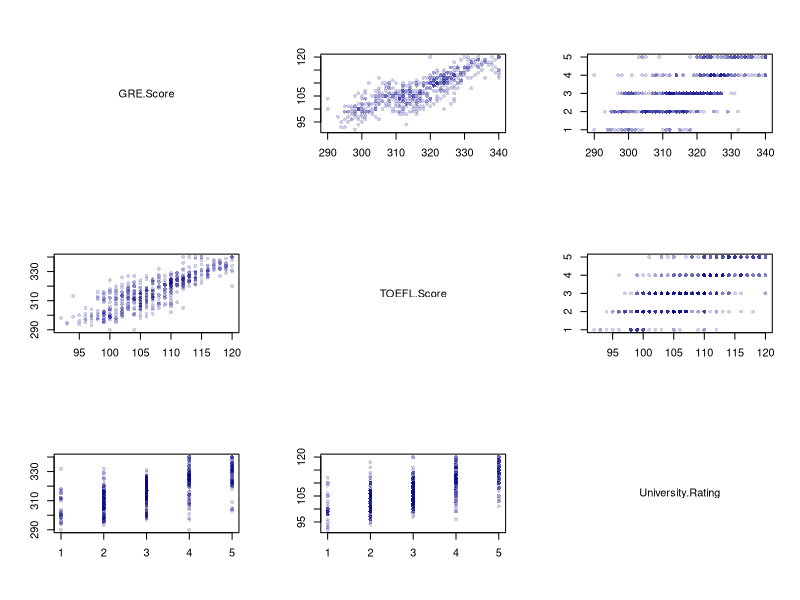

Reproduce this figure in R. (Note: this script raises an error after producing the figure.)
## ---- chunk 1
knitr::opts_chunk$set(echo = TRUE)
## ---- chunk 2


data <- read.csv(file = './data/admission.csv',sep=',')


head(data,5)

## ---- chunk 3
library(scales)

n_features = length( names(data))
print(n_features)
par(mfrow=c(3,3))

for (xlabel in names(data)[2:4]) {
  for (ylabel in  names(data)[2:4]) {
    if(xlabel != ylabel) {

      x = data[[xlabel]]
      y = data[[ylabel]]
     # print(x)
      plot(x,y,xlab = '',ylab = '',type = "p",col=alpha('darkblue', 0.2),pch =16,cex=0.8)
    } else{
     plot(x = 0:10, y = 0:10, ann = F,bty = "n",type = "n",
     xaxt = "n", yaxt = "n")
      text(x = 5,y = 5,xlabel)
      
    }


}

}


## ---- chunk 4
library(scales)
xlabel = 'age'
ylabel = 'platelets'
x <- data$age
y <- data$platelets
plot(x,y,xlab = xlabel,ylab = ylabel,type = "p",col=alpha('darkblue', 0.2),pch =16,cex=0.8)

## ---- chunk 5
n = length(unique(x))

spline_A <- smooth.spline(x,y,df = 2)
spline_B <- smooth.spline(x,y,df = n)

print(spline_A)
print(spline_B)
plot(x,y,xlab = xlabel,ylab = ylabel,type = "p",col=alpha('darkblue', 0.2),pch =16,cex=0.8)
lines(spline_A,lwd=2,col="blue")
lines(spline_B,lwd=2,col="red")
legend("bottomright", c(paste("df=2, ",'lambda',"=",format(spline_A$lambda,scientific = TRUE)),paste("df=",n, ",lambda=",format(spline_B$lambda,scientific = TRUE))) ,col=c("blue","red"),lwd=2)

## ---- chunk 6
spline <- smooth.spline(x, y,cv = TRUE)
spline

## ---- chunk 7
plot(x,y,xlab = xlabel,ylab = ylabel,type = "p",col=alpha('darkblue', 0.2),pch =16,cex=0.8)

lines(spline,lwd=2,col="purple")
legend("bottomright",paste("df=",spline$df ,'lambda',"=",format(spline$lambda,scientific = TRUE)),col="purple",lwd=2)

